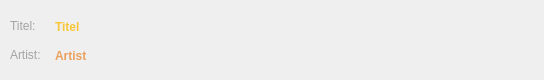
<?xml version="1.0" encoding="UTF-8"?>
<ui version="4.0">
 <class>PlaylistOptimizeListItem</class>
 <widget class="QWidget" name="PlaylistOptimizeListItem">
  <property name="geometry">
   <rect>
    <x>0</x>
    <y>0</y>
    <width>544</width>
    <height>80</height>
   </rect>
  </property>
  <property name="windowTitle">
   <string>Form</string>
  </property>
  <property name="styleSheet">
   <string notr="true">#btnInfo {
border: none;
background-image: url(:/theme/optimizeplaylist/RES/theme/Playlist/Medium_Button_Info_normal.png);
}

#btnInfo:hover {
background-image: url(:/theme/optimizeplaylist/RES/theme/Playlist/Medium_Button_Info_hover.png);
}

#btnInfo:pressed {
background-image: url(:/theme/optimizeplaylist/RES/theme/Playlist/Medium_Button_Info_pressed.png);
}

#btnRemove {
border: none;
background-image: url(:/theme/optimizeplaylist/RES/theme/Playlist/Medium_Button_Close_normal.png);
}

#btnRemove:hover {
background-image: url(:/theme/optimizeplaylist/RES/theme/Playlist/Medium_Button_Close_hover.png);
}

#btnRemove:pressed {
background-image: url(:/theme/optimizeplaylist/RES/theme/Playlist/Medium_Button_Close_pressed.png);
}

#lblTitle {
font: 16px &quot;Arial&quot;;
font-weight: bold;
color: rgb(248, 198, 59);
}

#lblArtist {
font: 16px &quot;Arial&quot;;
font-weight: bold;
color: rgb(234, 160, 94);
}

#lblBkg {
background-image: url(:/theme/optimizeplaylist/RES/theme/Playlist/Slot_normal.png);
}
#lblBkg:hover {
background-image: url(:/theme/optimizeplaylist/RES/theme/Playlist/Slot_hover.png);
}

QLabel {
font: 14px &quot;Arial&quot;;
color: rgb(163, 163, 163);
}</string>
  </property>
  <widget class="QLabel" name="lblBkg">
   <property name="geometry">
    <rect>
     <x>0</x>
     <y>0</y>
     <width>544</width>
     <height>80</height>
    </rect>
   </property>
   <property name="text">
    <string/>
   </property>
  </widget>
  <widget class="QLabel" name="lblTitleCaption">
   <property name="geometry">
    <rect>
     <x>10</x>
     <y>18</y>
     <width>41</width>
     <height>16</height>
    </rect>
   </property>
   <property name="text">
    <string>Titel:</string>
   </property>
  </widget>
  <widget class="QLabel" name="lblArtistCaption">
   <property name="geometry">
    <rect>
     <x>10</x>
     <y>45</y>
     <width>41</width>
     <height>20</height>
    </rect>
   </property>
   <property name="text">
    <string>Artist:</string>
   </property>
  </widget>
  <widget class="QLabel" name="lblTitle">
   <property name="geometry">
    <rect>
     <x>55</x>
     <y>19</y>
     <width>421</width>
     <height>16</height>
    </rect>
   </property>
   <property name="text">
    <string>Titel</string>
   </property>
  </widget>
  <widget class="QLabel" name="lblArtist">
   <property name="geometry">
    <rect>
     <x>55</x>
     <y>48</y>
     <width>421</width>
     <height>16</height>
    </rect>
   </property>
   <property name="text">
    <string>Artist</string>
   </property>
  </widget>
  <widget class="QPushButton" name="btnRemove">
   <property name="geometry">
    <rect>
     <x>500</x>
     <y>13</y>
     <width>25</width>
     <height>25</height>
    </rect>
   </property>
   <property name="text">
    <string/>
   </property>
  </widget>
  <widget class="QPushButton" name="btnInfo">
   <property name="geometry">
    <rect>
     <x>500</x>
     <y>42</y>
     <width>25</width>
     <height>25</height>
    </rect>
   </property>
   <property name="text">
    <string/>
   </property>
  </widget>
 </widget>
 <resources/>
 <connections/>
</ui>
